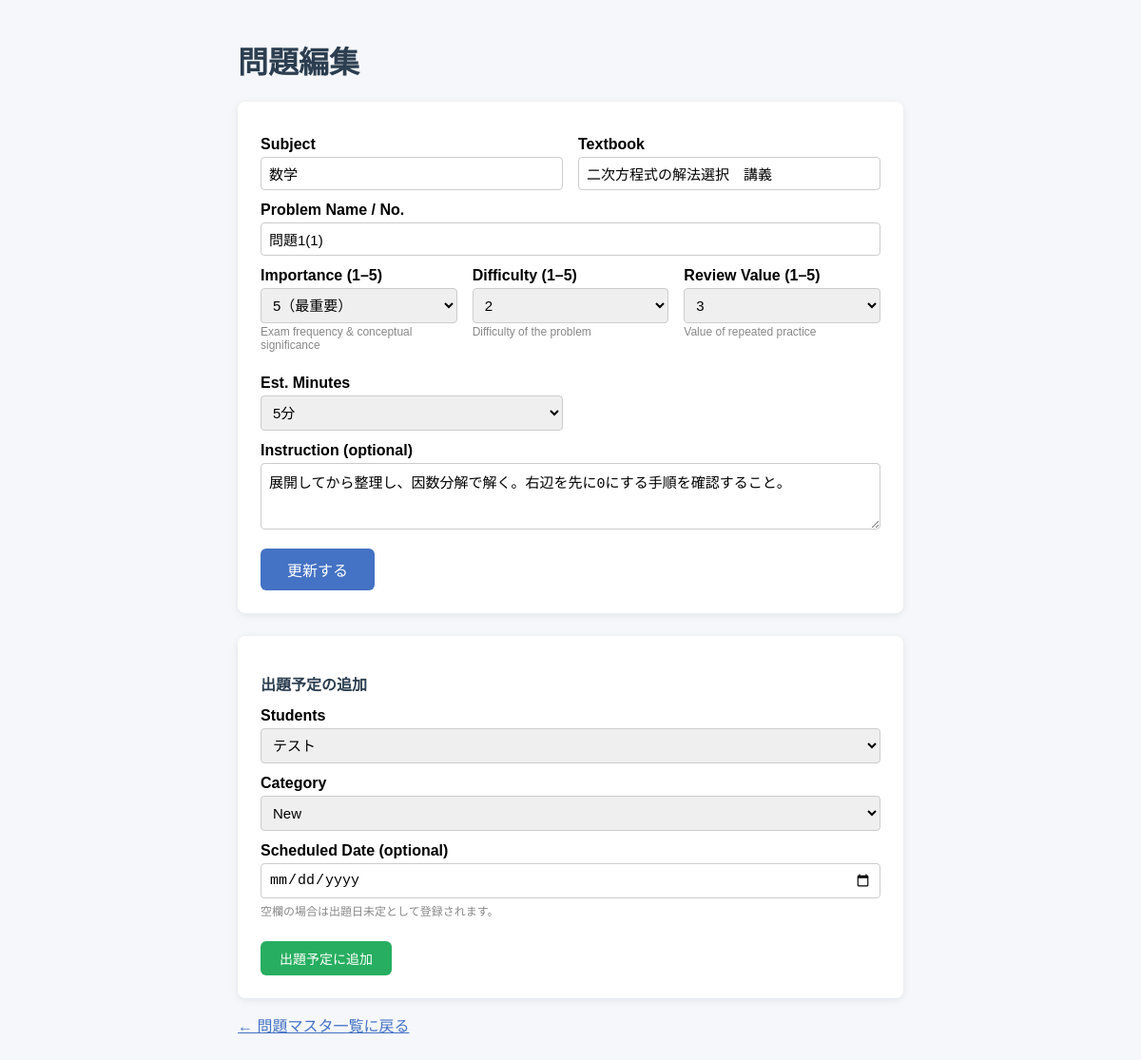
/problems/edit/25, run on the app's committed database.
### tables this page shows
CREATE TABLE problems (
            problem_id INTEGER PRIMARY KEY AUTOINCREMENT,
            subject TEXT NOT NULL,
            textbook TEXT NOT NULL,
            problem_number TEXT NOT NULL,
            importance TEXT NOT NULL,
            type TEXT NOT NULL
        , instruction TEXT, difficulty INTEGER DEFAULT 3, review_value INTEGER DEFAULT 3, estimated_minutes INTEGER DEFAULT 15, textbook_id INTEGER, section_id INTEGER, order_in_textbook INTEGER, total_minutes INTEGER DEFAULT NULL);

### app.py (the view, shortened to what this page needs)
@app.route("/problems/edit/<int:problem_id>", methods=["GET", "POST"])
def problem_edit(problem_id):
    conn = get_connection()
    c = conn.cursor()
    c.execute("SELECT * FROM problems WHERE problem_id=?", (problem_id,))
    problem = c.fetchone()
    c.execute("SELECT * FROM students ORDER BY student_id")
    students = c.fetchall()
    conn.close()
    return render_template("problem_edit.html", problem=problem, students=students)

### database.py (called while the page is built)
def get_connection():
    conn = sqlite3.connect(DB_PATH)
    conn.row_factory = sqlite3.Row
    return conn

### templates/problem_edit.html (shortened to what this page needs)
<!DOCTYPE html>
<html lang="ja">
<head>
</head>
<body>
  <h1>問題編集</h1>
  <div class="form-box">
    <form method="POST">
      <div class="row2">
        <div>
          <label>Subject</label>
          <input type="text" name="subject" value="{{ problem.subject }}" required>
        </div>
        <div>
          <label>Textbook</label>
          <input type="text" name="textbook" value="{{ problem.textbook }}" required>
        </div>
      </div>
      <label>Problem Name / No.</label>
      <input type="text" name="problem_number" value="{{ problem.problem_number }}" required>
      <div class="row3">
        <div>
          <label>Importance (1–5)</label>
          <select name="importance">
            {% for i in range(5, 0, -1) %}
            <option value="{{ i }}" {% if problem.importance == i %}selected{% endif %}>
              {{ i }}{% if i == 5 %}（最重要）{% elif i == 1 %}（低）{% endif %}
            </option>
            {% endfor %}
          </select>
          <p class="hint">Exam frequency &amp; conceptual significance</p>
        </div>
        <div>
          <label>Difficulty (1–5)</label>
          <select name="difficulty">
            {% for i in range(5, 0, -1) %}
            <option value="{{ i }}" {% if problem.difficulty == i %}selected{% endif %}>
              {{ i }}{% if i == 5 %}（最難）{% elif i == 1 %}（基礎）{% endif %}
            </option>
            {% endfor %}
          </select>
          <p class="hint">Difficulty of the problem</p>
        </div>
        <div>
          <label>Review Value (1–5)</label>
          <select name="review_value">
            {% for i in range(5, 0, -1) %}
            <option value="{{ i }}" {% if problem.review_value == i %}selected{% endif %}>
              {{ i }}{% if i == 5 %}（最高）{% elif i == 1 %}（最低）{% endif %}
            </option>
            {% endfor %}
          </select>
          <p class="hint">Value of repeated practice</p>
        </div>
      </div>
      <div class="row2">
        <div>
          <label>Est. Minutes</label>
          <select name="estimated_minutes">
            {% for m in range(5, 125, 5) %}
            <option value="{{ m }}" {% if problem.estimated_minutes == m %}selected{% endif %}>{{ m }}分</option>
            {% endfor %}
          </select>
        </div>
      </div>
      <label>Instruction (optional)</label>
      <textarea name="instruction">{{ problem.instruction or "" }}</textarea>
      <button type="submit">更新する</button>
    </form>
  </div>
  <div class="form-box" style="margin-top:24px;">
    <h2 style="font-size:16px;color:#2c3e50;">出題予定の追加</h2>
    <form method="POST" action="/problems/assign/{{ problem.problem_id }}">
      <label>Students</label>
      <select name="student_id" style="width:100%;padding:8px;border:1px solid #ccc;border-radius:4px;font-size:15px;box-sizing:border-box;">
        {% for s in students %}
        <option value="{{ s.student_id }}">{{ s.name }}</option>
        {% endfor %}
      </select>
      <label>Category</label>
      <select name="category" style="width:100%;padding:8px;margin-top:4px;border:1px solid #ccc;border-radius:4px;font-size:15px;box-sizing:border-box;">
        <option value="予習">New</option>
      </select>
      <label>Scheduled Date (optional)</label>
      <input type="date" name="scheduled_date" style="width:100%;padding:8px;margin-top:4px;border:1px solid #ccc;border-radius:4px;font-size:15px;box-sizing:border-box;">
      <p style="font-size:12px;color:#888;margin-top:4px;">空欄の場合は出題日未定として登録されます。</p>
      <button type="submit" style="margin-top:12px;padding:8px 20px;background:#27ae60;color:white;border:none;border-radius:6px;font-size:14px;cursor:pointer;">出題予定に追加</button>
    </form>
  </div>
  <p><a href="/problems">← 問題マスタ一覧に戻る</a></p>
</body>
</html>

### templates/problem_edit.html (style rules this page uses)
body { font-family: sans-serif; max-width: 700px; margin: 40px auto; background: #f5f7fa; }
h1 { color: #2c3e50; }
.form-box { background: white; padding: 24px; border-radius: 8px; box-shadow: 0 2px 8px rgba(0,0,0,0.08); }
label { display: block; margin-top: 12px; font-weight: bold; }
input[type="text"], select, textarea { width: 100%; padding: 8px; margin-top: 4px; border: 1px solid #ccc; border-radius: 4px; font-size: 15px; box-sizing: border-box; }
textarea { height: 70px; resize: vertical; }
.row2 { display: grid; grid-template-columns: 1fr 1fr; gap: 16px; }
.row3 { display: grid; grid-template-columns: 1fr 1fr 1fr; gap: 16px; }
.hint { font-size: 12px; color: #888; margin-top: 2px; }
button { margin-top: 16px; padding: 10px 28px; background: #4472C4; color: white; border: none; border-radius: 6px; font-size: 16px; cursor: pointer; }
a { color: #4472C4; }

### data on the page
problems: subject "数学", textbook "二次方程式の解法選択 講義", problem_number "問題1(1)", difficulty "2", review_value "3", estimated_minutes "5分", instruction "展開してから整理し、因数分解で解く。右辺を先に0にする手順を確認すること。"

### other printed values
form field importance "5（最重要）"
form field student_id "テスト"
